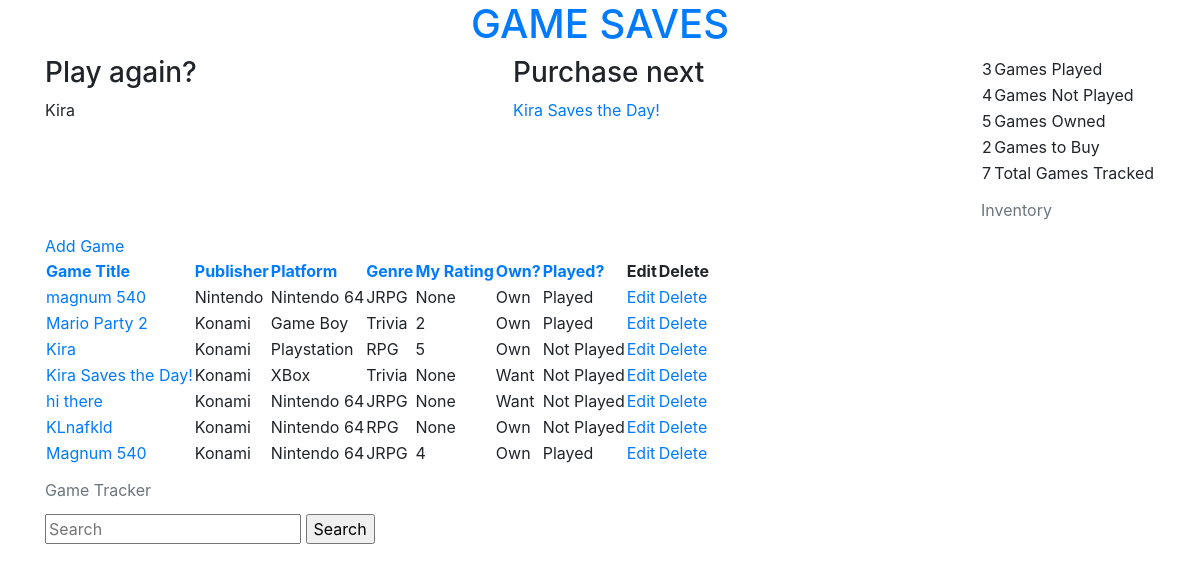
Before: /?ordering=publisher&order=desc with the older database file.
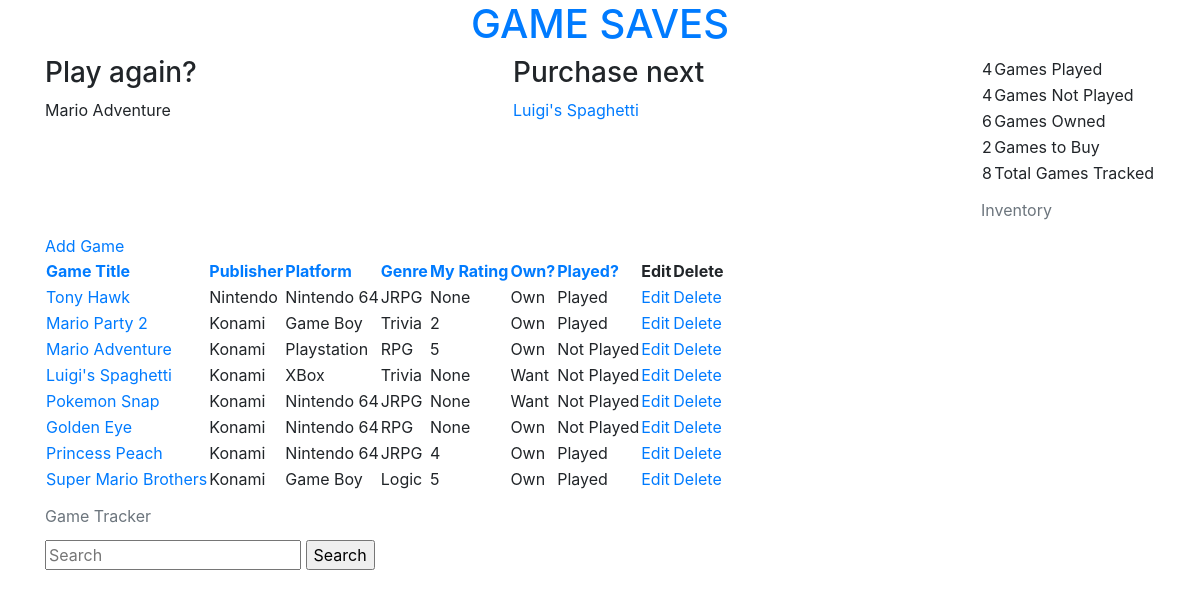
After: the same page with the newer database file.
### tracker/models.py (models this page shows, shortened)
class Game(models.Model):
    title = models.CharField(max_length=255)
    developer = models.ForeignKey('Developer', null=True)
    publisher = models.ForeignKey('Publisher')
    genre = models.ForeignKey('Genre')
    platform = models.ForeignKey('Platform')
    OWN_STATUS_CHOICES = (
        ('Own', 'Own'),
        ('Want', 'Want'),
    )
    own_status = models.CharField(max_length=4, choices=OWN_STATUS_CHOICES, default='Want')
    PLAY_STATUS_CHOICES = (
        ('Played', 'Played'),
        ('Not Played', 'Not Played'),
    )
    play_status = models.CharField(max_length=10, choices=PLAY_STATUS_CHOICES, default='Not Played')
    personal_rating = models.IntegerField(
        validators = [MaxValueValidator(5), MinValueValidator(1)],
        null=True,
        blank=True,
    )
    class Meta:
        ordering = ['title']
    def __str__(self):
        return self.title

class Publisher(models.Model):
    name = models.CharField(max_length=255)
    class Meta:
        ordering = ['name']
    def __str__(self):
        return self.name

class Platform(models.Model):
    system = models.CharField(max_length=255)
    class Meta:
        ordering = ['system']
    def __str__(self):
        return self.system

class Genre(models.Model):
    name = models.CharField(max_length=255)
    class Meta:
        ordering = ['name']
    def __str__(self):
        return self.name

### tracker/views.py (the view)
# urls.py: url(r'^$', views.GameListView.as_view(), name='list'),
class GameListView(ListView):
    context_object_name = 'games'
    model = Game
    def get_ordering(self):
        self.order = self.request.GET.get('order', default='asc')
        selected_ordering = self.request.GET.get('ordering', default='title')
        if self.order == "desc":
            selected_ordering = "-" + selected_ordering
        return selected_ordering
    def get_context_data(self, *args, **kwargs):
        context = super(GameListView, self).get_context_data(*args, **kwargs)
        context['current_order'] = self.get_ordering()
        context['order'] = self.order
        return context
    def get_queryset(self):
        qs = super().get_queryset()
        try:
            q = Game.objects.filter(title__icontains=self.request.GET['q'])
            return q
        except:
            return qs

### tracker/templatetags/tracker_extras.py (called while the page is built)
@register.simple_tag
def highest_rated_game():
    return Game.objects.order_by('-personal_rating').first()

@register.simple_tag
def buy_next_game():
    want_games = Game.objects.filter(own_status='Want')
    random_index = random.randint(0, want_games.count() - 1)
    return want_games[random_index]

@register.simple_tag
def num_games_played():
    return Game.objects.filter(play_status='Played').count()

@register.simple_tag
def num_games_nplayed():
    return Game.objects.filter(play_status='Not Played').count()

@register.simple_tag
def num_games_own():
    return Game.objects.filter(own_status='Own').count()

@register.simple_tag
def num_games_want():
    return Game.objects.filter(own_status='Want').count()

@register.simple_tag
def tot_games_tracked():
    return Game.objects.all().count()

### tracker/templates/tracker/game_list.html (shortened to what this page needs)
{% extends 'tracker/base.html' %}
{% load tracker_extras %}
{% block content %}
<div class="row">
  <div class="col">
    <h3>Play again?</h3>
    {% highest_rated_game %}
  </div>
  <div class="col">
    <h3>Purchase next</h3>
    <a href="https://www.amazon.com/s?url=search-alias%3Dvideogames&field-keywords={% buy_next_game %}" target="_blank">{% buy_next_game %}</a>
  </div>
  <div class="col-sm-auto">
    <table>
      <caption>Inventory</caption>
      <tbody>
        <tr><td>{% num_games_played %}</td><td>Games Played</td></tr>
        <tr><td>{% num_games_nplayed %}</td><td>Games Not Played</td></tr>
        <tr><td>{% num_games_own %}</td><td>Games Owned</td></tr>
        <tr><td>{% num_games_want %}</td><td>Games to Buy</td></tr>
        <tr><td>{% tot_games_tracked %}</td><td>Total Games Tracked</td></tr>
        </tbody>
      </table>
  </div>
</div>
<a href="{% url 'create' %}">Add Game</a>
<div>
  <table>
    <caption>Game Tracker</caption>
    <thead>
      <tr>
        <th><a href="{% url 'list' %}?ordering=title&order={% if order == 'desc' %}asc{% else %}desc{% endif %}">Game Title</a></th>
        <th><a href="{% url 'list' %}?ordering=publisher&order={% if order == 'desc' %}asc{% else %}desc{% endif %}">Publisher</a></th>
        <th><a href="{% url 'list' %}?ordering=platform&order={% if order == 'desc' %}asc{% else %}desc{% endif %}">Platform</a></th>
        <th><a href="{% url 'list' %}?ordering=genre&order={% if order == 'desc' %}asc{% else %}desc{% endif %}">Genre</a></th>
        <th><a href="{% url 'list' %}?ordering=personal_rating&order={% if order == 'desc' %}asc{% else %}desc{% endif %}">My Rating</a></th>
        <th><a href="{% url 'list' %}?ordering=own_status&order={% if order == 'desc' %}asc{% else %}desc{% endif %}">Own?</a></th>
        <th><a href="{% url 'list' %}?ordering=play_status&order={% if order == 'desc' %}asc{% else %}desc{% endif %}">Played?</a></th>
        <th>Edit</th>
        <th>Delete</th>
      </tr>
    </thead>
    <tbody>
      {% for game in games %}
      <tr>
        <td><a href="{% url 'detail' pk=game.pk %}">{{ game.title }}</a></td>
        <td>{{ game.publisher }}</td>
        <td>{{ game.platform }}</td>
        <td>{{ game.genre }}</td>
        <td>{{ game.personal_rating }}</td>
        <td>{{ game.own_status }}</td>
        <td>{{ game.play_status }}</td>
        <td><a href="{% url 'update' pk=game.pk %}">Edit</a></td>
        <td><a href="{% url 'delete' pk=game.pk %}">Delete</a></td>
      </tr>
      {% endfor %}
    </tbody>
  </table>
</div>
<div>
  <form method="GET" action"">
    <input name="q" placeholder="Search" type="text">
    <input value="Search" type="submit">
  </form>
</div>
{% endblock %}

### tracker/templates/tracker/base.html (shortened to what this page needs)
{% load staticfiles %}
{% load tracker_extras %}
<!doctype html>
<html lang="en">
  <head>
    <link rel="stylesheet" href="https://maxcdn.bootstrapcdn.com/bootstrap/4.0.0-beta.2/css/bootstrap.min.css">
    <link rel="stylesheet" href="{% static 'css/tracker.css' %}">
  </head>
  <body>
  <div class="container">
    <h1 class="text-center"><a href="{% url 'list' %}">GAME SAVES</a></h1>
    {% block content %}
    {% endblock %}
  </div>
  </body>
</html>

Changed rows visible on the page:
changed Game "Playstation": title "Kira" → "Mario Adventure"
changed Game "XBox": title "Kira Saves the Day!" → "Luigi's Spaghetti"
changed Game "Nintendo": title "magnum 540" → "Tony Hawk"
changed Game: title "hi there" → "Pokemon Snap"
changed Game: title "KLnafkld" → "Golden Eye"
changed Game: title "Magnum 540" → "Princess Peach"
added Game: title "Super Mario Brothers", publisher "Konami", platform "Game Boy", genre "Logic", personal_rating "5", own_status "Own", play_status "Played"
Other visible differences:
text no longer shown: "3 5 7"
text now shown: "4 6 8"
